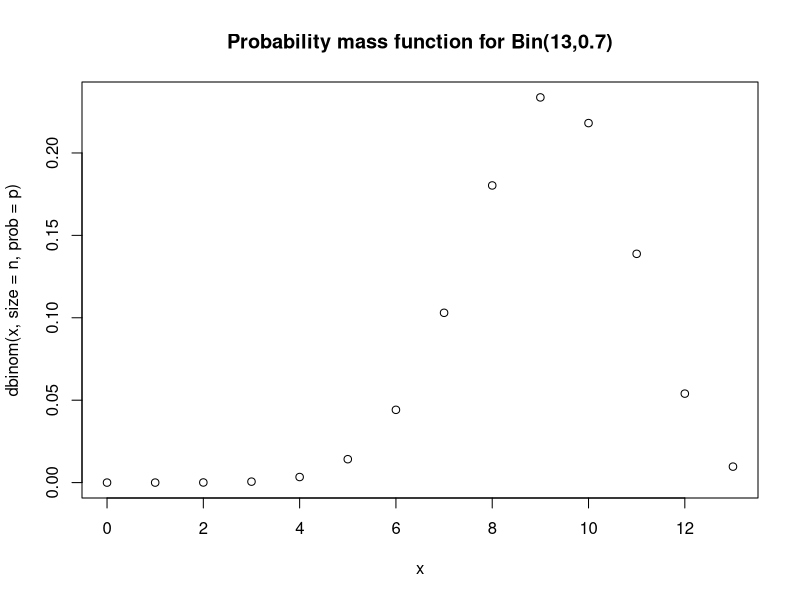
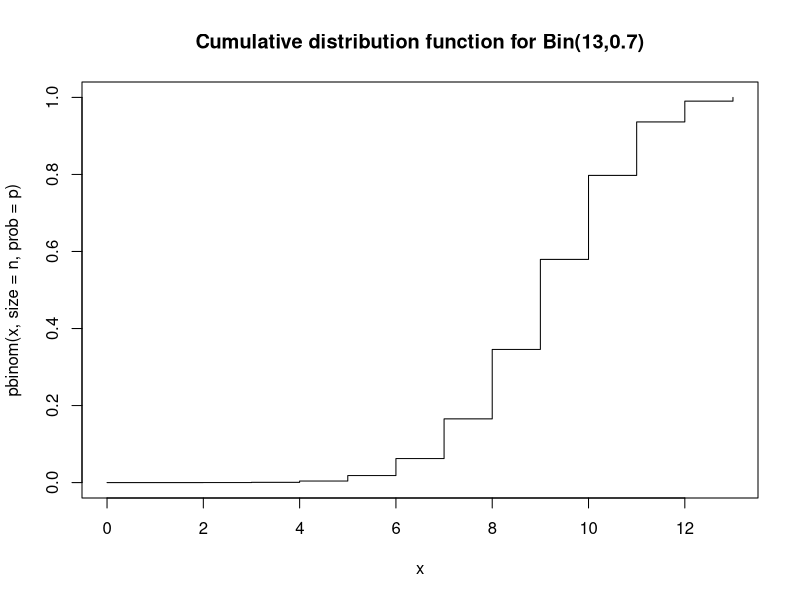
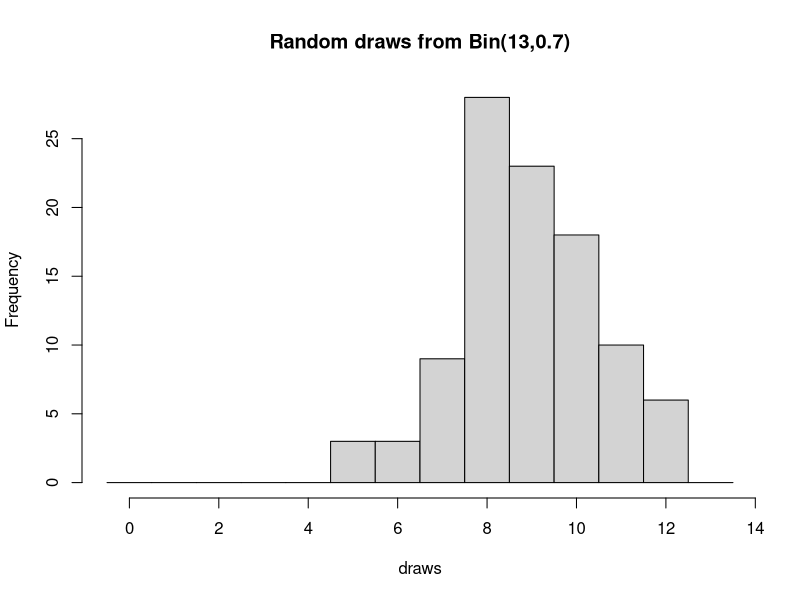
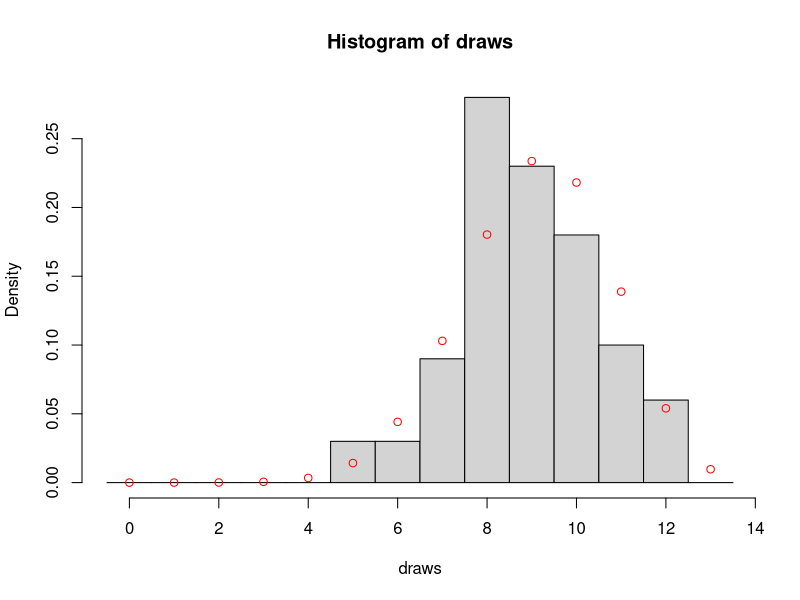
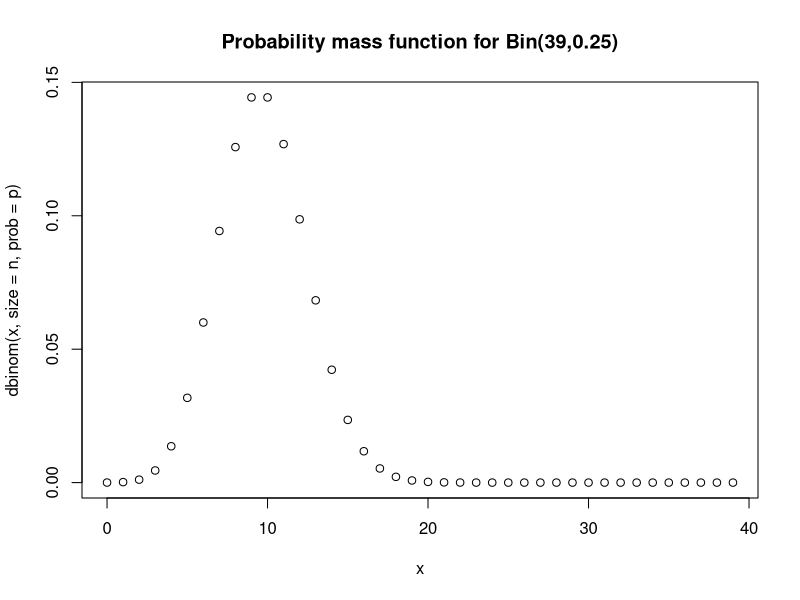
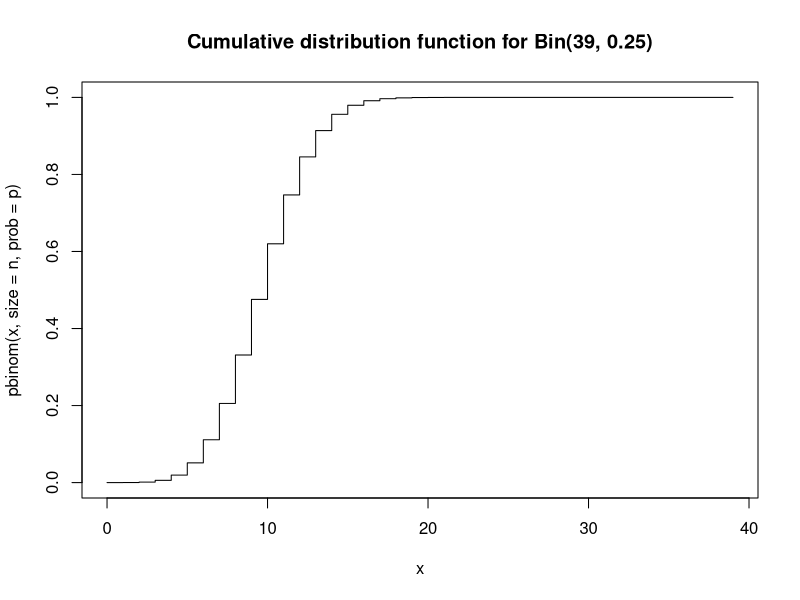
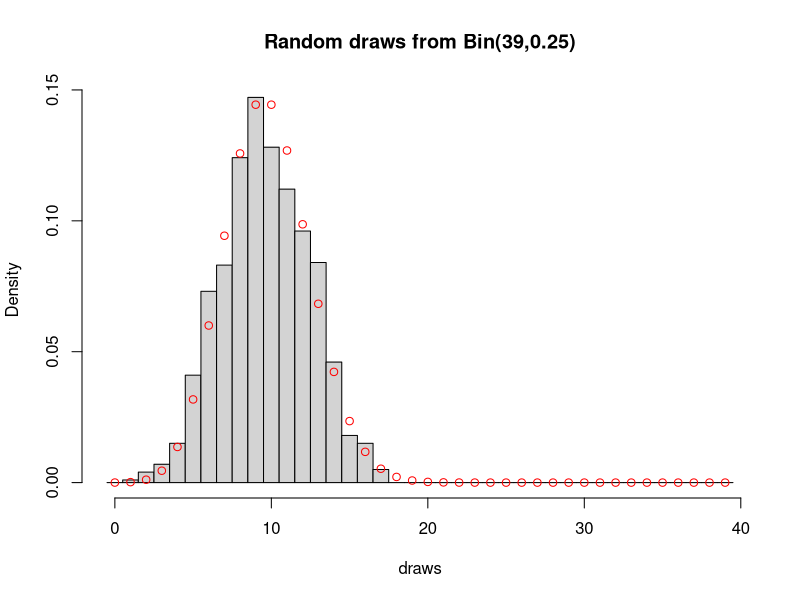
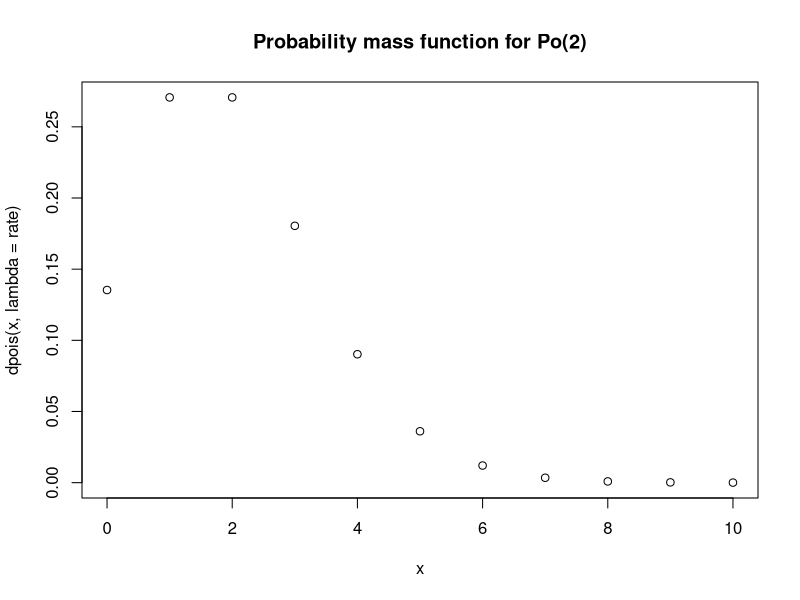

These charts were generated, in order, by the following R code:
## ---- chunk 1
# Author: Jarad Niemi
# Date:   2024-09-05
# Purpose: Introduce the binomial and Poisson distributions in R including
#          the use of probability mass functions, cumulative distribuiton 
#          functions, and random variable generation.
#-------------------------------------------------------------------------------

## ---- chunk 2
n <- 13
p <- 0.7
dbinom(6, size = n, prob = p)
## ---- chunk 3
x <- 0:n
plot(x, dbinom(x, size = n, prob = p), 
     main = "Probability mass function for Bin(13,0.7)")
## ---- chunk 4
pbinom(9, size = n, prob = p)
## ---- chunk 5
plot(x, pbinom(x, size = n, prob = p), 
     type="s", 
     main = "Cumulative distribution function for Bin(13,0.7)")
## ---- chunk 6
draws <- rbinom(100, size = n, prob = p) # draw 100
brks  <- (0:(n+1)) - 0.5
hist(draws, breaks = brks, 
     main = "Random draws from Bin(13,0.7)") 
## ---- chunk 7
hist(draws, breaks = brks, probability = TRUE)
points(x, dbinom(x, size = n, prob = p), col="red")
## ---- chunk 8
n <- 39
p <- 0.25
x <- 0:n

plot(x, dbinom(x, size = n, prob = p),                     
     main = 'Probability mass function for Bin(39,0.25)')
plot(x, pbinom(x, size = n, prob = p), type = 's', 
     main = 'Cumulative distribution function for Bin(39, 0.25)')

draws <- rbinom(999, size = n, prob = p)

brks  <- (0:(n+1)) - 0.5
hist(draws, breaks = brks,
     probability = TRUE, 
     main = "Random draws from Bin(39,0.25)")

points(x, dbinom(x, size = n, prob = p), col="red")
## ---- chunk 9
rate <- 2
x <- 0:10 # with no upper limit we need to decide on an upper limit

plot(x, dpois(x, lambda = rate), 
     main = "Probability mass function for Po(2)") 
## ---- chunk 10
plot(x, ppois(x, lambda = rate), 
     type="s", 
     main = "Cumulative distribution function for Po(2)")
## ---- chunk 11
draws <- rpois(100, lambda = rate)

hist(draws, 
     breaks = (0:(max(draws)+1)) - 0.5, 
     probability = TRUE, 
     main = "Random draws from Po(2)")

points(x, dpois(x, lambda = rate), col="red")
## ---- chunk 12
rate <- 23
x <- 5:40 # with no upper limit we need to decide on an upper limit

plot(x, dpois(x, lambda = rate), 
     main = 'Probability mass function for Po(23)')
plot(x, ppois(x, lambda = rate), type="s", 
     main = 'Cumulative distribution function for Po(23)')

draws <- rpois(999, lambda = rate) 

hist(draws, 
     breaks = (min(draws):(max(draws)+1)) - 0.5, 
     probability = TRUE, 
     main = "Random draws from Po(23)")

points(x, dpois(x, lambda = rate), col="red")
## ---- chunk 13
n <- 70
p <- 0.015

dbinom(    0, size = n, prob = p) # Probability of no failures
1 - pbinom(2, size = n, prob = p) # Probability of 3 or more sensor failures
## ---- chunk 14
rate <- n*p

dpois(    0, lambda = rate) # Approximate probability of no failures
1 - ppois(2, lambda = rate) # Approximate probability of 3 or more sensor failures
